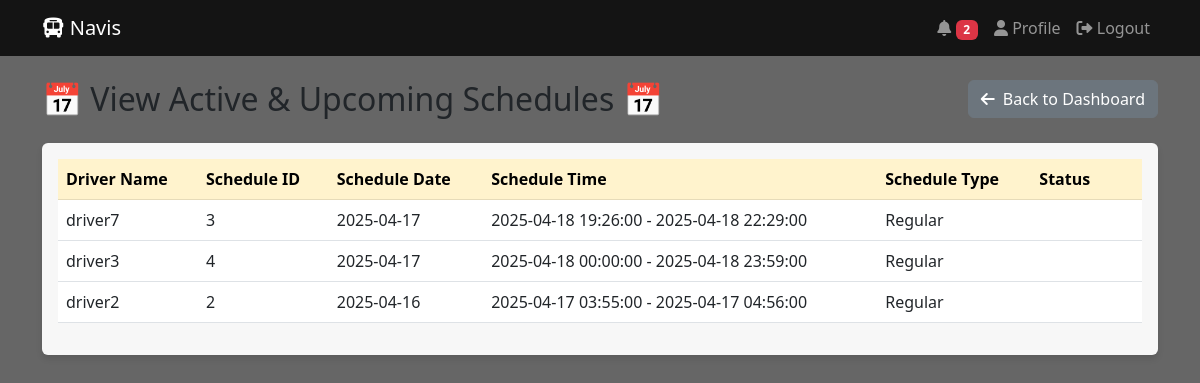
The page /view-schedules (signed in) on the database its author committed.
### app.py (models this page shows)
class Schedule(db.Model):
    id = db.Column(db.Integer, primary_key=True)
    date = db.Column(db.Date, nullable=False)
    start_time = db.Column(db.DateTime, nullable=False)
    end_time = db.Column(db.DateTime, nullable=False)
    route = db.Column(db.String(100), nullable=False)
    bus_number = db.Column(db.String(20), nullable=False)
    capacity = db.Column(db.Integer, nullable=False)
    assigned_driver = db.Column(db.String(150), db.ForeignKey('user.username'))
    is_peak_hour = db.Column(db.Boolean, default=False)
    schedule_type = db.Column(db.String(20), default='regular')
    created_by = db.Column(db.String(150), db.ForeignKey('user.username'))
    created_at = db.Column(db.DateTime, default=datetime.utcnow)
    last_modified = db.Column(db.DateTime, default=datetime.utcnow)
    status = db.Column(db.String(20), default='pending')  # pending, assigned, acknowledged, completed
    driver_acknowledged = db.Column(db.Boolean, default=False)
    acknowledgment_time = db.Column(db.DateTime)

### app.py (the view)
@app.route('/view-schedules')
@login_required
def view_schedules():
    if current_user.role == 'admin':
        schedules = Schedule.query.order_by(Schedule.date.desc()).all()
    else:
        schedules = Schedule.query.filter_by(
            assigned_driver=current_user.username
        ).order_by(Schedule.date.desc()).all()
    return render_template('view_schedules.html', schedules=schedules)

### app.py (called while the page is built)
@login_manager.user_loader
def load_user(user_id):
    return User.query.get(int(user_id))

@app.context_processor
def inject_user():
    return dict(current_user=current_user)

@app.context_processor
def inject_notifications():
    unread_count = 0
    if current_user.is_authenticated:
        unread_count = Notification.query.filter_by(
            recipient_username=current_user.username,
            is_read=False
        ).count()
    return dict(unread_count=unread_count)

### templates/view_schedules.html (shortened to what this page needs)
{% extends "base.html" %}
{% block content %}
<div class="row mb-4">
    <div class="col">
        <div class="d-flex justify-content-between align-items-center">
            <h2 class="mb-0">📅 View Active & Upcoming Schedules 📅</h2>
            {% if session.role == 'admin' %}
            <div>
                <a href="{{ url_for('add_schedule') }}" class="btn btn-warning me-2">
                    <i class="fas fa-plus me-2"></i>Create Schedule
                </a>
                <a href="{{ url_for('admin_dashboard') }}" class="btn btn-secondary">
                    <i class="fas fa-arrow-left me-2"></i>Back to Dashboard
                </a>
            </div>
            {% else %}
            <a href="{{ url_for('driver_dashboard') }}" class="btn btn-secondary">
                <i class="fas fa-arrow-left me-2"></i>Back to Dashboard
            </a>
            {% endif %}
        </div>
    </div>
</div>
<div class="card">
    <div class="card-body">
        <div class="table-responsive">
            <table class="table table-hover">
                <thead class="table-warning">
                    <tr>
                        <th>Driver Name</th>
                        <th>Schedule ID</th>
                        <th>Schedule Date</th>
                        <th>Schedule Time</th>
                        <th>Schedule Type</th>
                        <th>Status</th>
                    </tr>
                </thead>
                <tbody>
                    {% for schedule in schedules %}
                    <tr>
                        <td>{{ schedule.assigned_driver }}</td>
                        <td>{{ schedule.id }}</td>
                        <td>{{ schedule.created_at.strftime('%Y-%m-%d') }}</td>
                        <td>{{ schedule.start_time }} - {{ schedule.end_time }}</td>
                        <td>{{ schedule.schedule_type|title }}</td>
                        <td>
                            <span class="badge status-{{ schedule.status }}">
                            </span>
                        </td>
                    </tr>
                    {% else %}
                    <tr>
                        <td colspan="{% if session.role == 'admin' %}7{% else %}6{% endif %}" class="text-center">
                            No schedules found
                        </td>
                    </tr>
                    {% endfor %}
                </tbody>
            </table>
        </div>
    </div>
</div>
{% endblock %}

### rows shown on the page
Schedule: assigned_driver "driver7", id "3", created_at "2025-04-17", start_time "2025-04-18 19:26:00", end_time "2025-04-18 22:29:00", schedule_type "Regular"
Schedule: assigned_driver "driver3", id "4", created_at "2025-04-17", start_time "2025-04-18 00:00:00", end_time "2025-04-18 23:59:00", schedule_type "Regular"
Schedule: assigned_driver "driver2", id "2", created_at "2025-04-16", start_time "2025-04-17 03:55:00", end_time "2025-04-17 04:56:00", schedule_type "Regular"

### other values the page prints
{{ unread_count }} "2"
